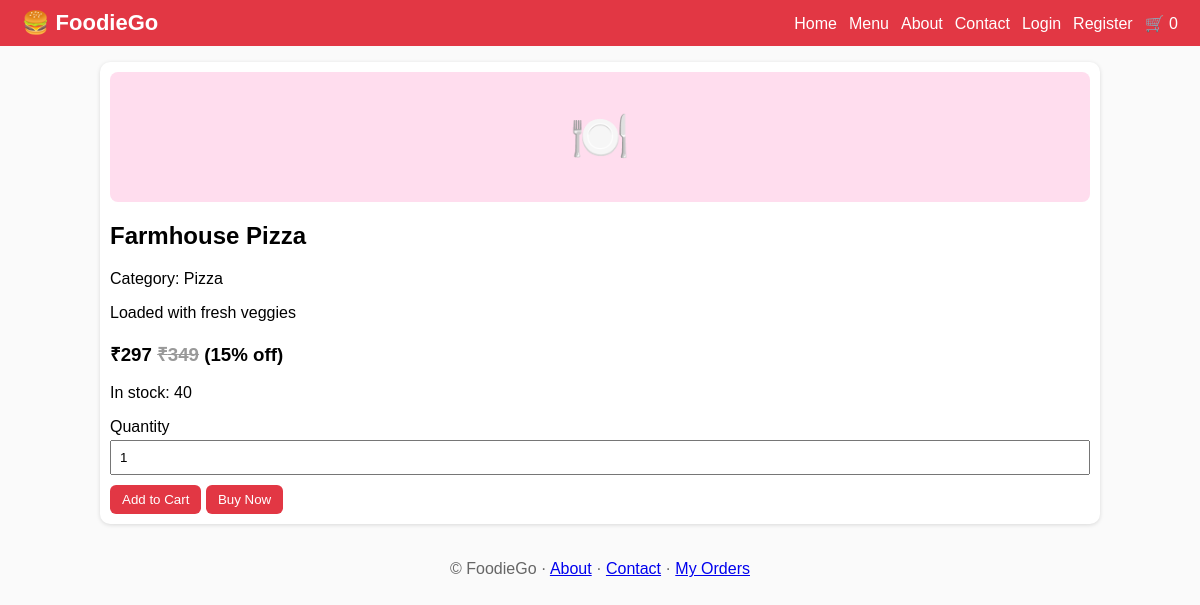
/product.php?id=2, run on the app's committed database.
### tables this page shows
CREATE TABLE products(id INT AUTO_INCREMENT PRIMARY KEY,category_id INT,name VARCHAR(150),image VARCHAR(255),price DECIMAL(10,2),discount DECIMAL(5,2) DEFAULT 0,description TEXT,stock INT DEFAULT 0,status TINYINT DEFAULT 1,featured TINYINT DEFAULT 0,created_at TIMESTAMP DEFAULT CURRENT_TIMESTAMP);

CREATE TABLE categories(id INT AUTO_INCREMENT PRIMARY KEY,name VARCHAR(100),image VARCHAR(255),description TEXT,status TINYINT DEFAULT 1);

### product.php (the view)
<?php require'inc.php';head('Dish');$p=row("SELECT p.*,c.name cat FROM products p JOIN categories c ON c.id=p.category_id WHERE p.id=?",'i',(int)($_GET['id']??0));
if(!$p)echo"Not found";else{echo"<div class=card>".img($p['image'])."<h2>".e($p['name'])."</h2><p>Category: ".e($p['cat'])."</p><p>".e($p['description'])."</p><h3>₹".number_format(price($p))." <span class=old>₹".number_format($p['price'])."</span> (".(float)$p['discount']."% off)</h3><p>".($p['stock']>0?"In stock: {$p['stock']}":"Out of stock")."</p>";
if($p['stock']>0)echo"<form method=post action=cart.php><input type=hidden name=add value={$p['id']}>Quantity<input type=number name=qty value=1 min=1 max={$p['stock']}><button>Add to Cart</button> <button name=buy value=1>Buy Now</button></form>";echo"</div>";}foot();

### data on the page
products: name "Farmhouse Pizza", category.name "Pizza", description "Loaded with fresh veggies", price($p) "297", price "349", discount "15", stock "40"

### other printed values
$c "0"
